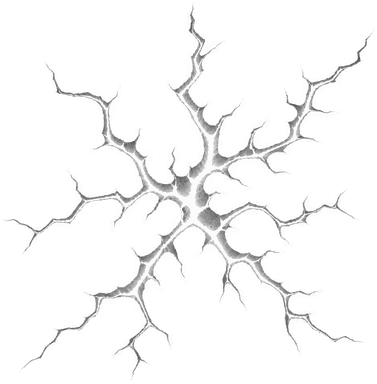
#> input picture art/jfx/crack.png, 377 x 384 px, given as the content of the folder ../../art/jfx/crack.png, which was not available
$ python jfit.py ../../art/jfx/crack.png ../../art/jfx/gold-aura.png
#> lines starting #> are read from the running program, lines starting #| are printed output that depends on the picture; after the words box and inside, x2 and y2 are one past the last pixel; in counts of white or black regions, pixels touching at a corner belong together; pictures that were not available may be replaced by others from this repository, and a replacement may not be noted
# 직업 무공 그림 다듬기: 투명 여백 자르고 최대 512px, 256색 PNG. cut-*은 1024폭 JPG.
import sys, os
from PIL import Image
src, dst = sys.argv[1], sys.argv[2]
for f in sorted(os.listdir(src)):
    if not f.endswith('.png'): continue
    n = f[:-4]
    im = Image.open(os.path.join(src, f))
#> im is the input picture: PIL image 377x384 P; mean R, G, B, A 41.9, 41.7, 41.5, 22.3
    if n.startswith('cut-'):
        im = im.convert('RGB'); im = im.resize((960, round(im.height * 960 / im.width)), Image.LANCZOS)
        im.save(os.path.join(dst, n + '.jpg'), quality=74, optimize=True); continue
    im = im.convert('RGBA')
    a = im.getchannel('A').point(lambda v: 255 if v > 8 else 0)
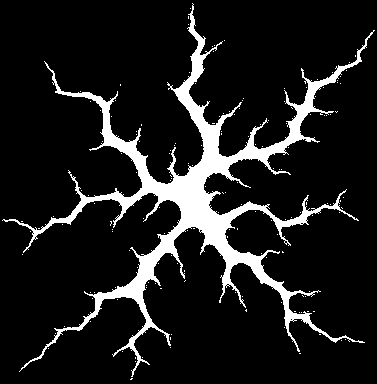
#> a: PIL image 377x384 L; 11.1% white; 162 white regions (161 under 20 px), largest, box (x1, y1, x2, y2) and area: (2, 3, 375, 377) 15914
    bb = a.getbbox()
#> bb = (2, 3, 375, 380)
    if bb:
        pad = 6
        im = im.crop((max(0, bb[0]-pad), max(0, bb[1]-pad), min(im.width, bb[2]+pad), min(im.height, bb[3]+pad)))
    M = {'plum-petal':128,'dagger':192,'soul-orb':192,'fist-gold':256,'skull':256,'serpent-head':256,'mask':256,'poison-cloud':256,'blood-eye':256,'plum-flower':256,'gold-aura':320,'gold-bell':256,'blood-moon':320,'crack-grey':384}.get(n, 512)
    im.thumbnail((M, M), Image.LANCZOS)
    if n == 'crack-grey': n = 'crack'
    q = im.quantize(256, method=Image.FASTOCTREE, dither=Image.NONE)
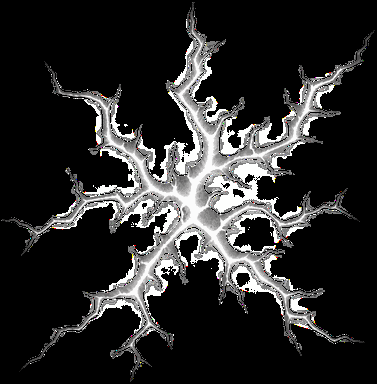
#> q: PIL image 377x384 P; mean R, G, B 41.9, 41.7, 41.5
    q.save(os.path.join(dst, n + '.png'), optimize=True)
    print(n, im.size, os.path.getsize(os.path.join(dst, n + '.png')))
#| crack (377, 384) 23168
